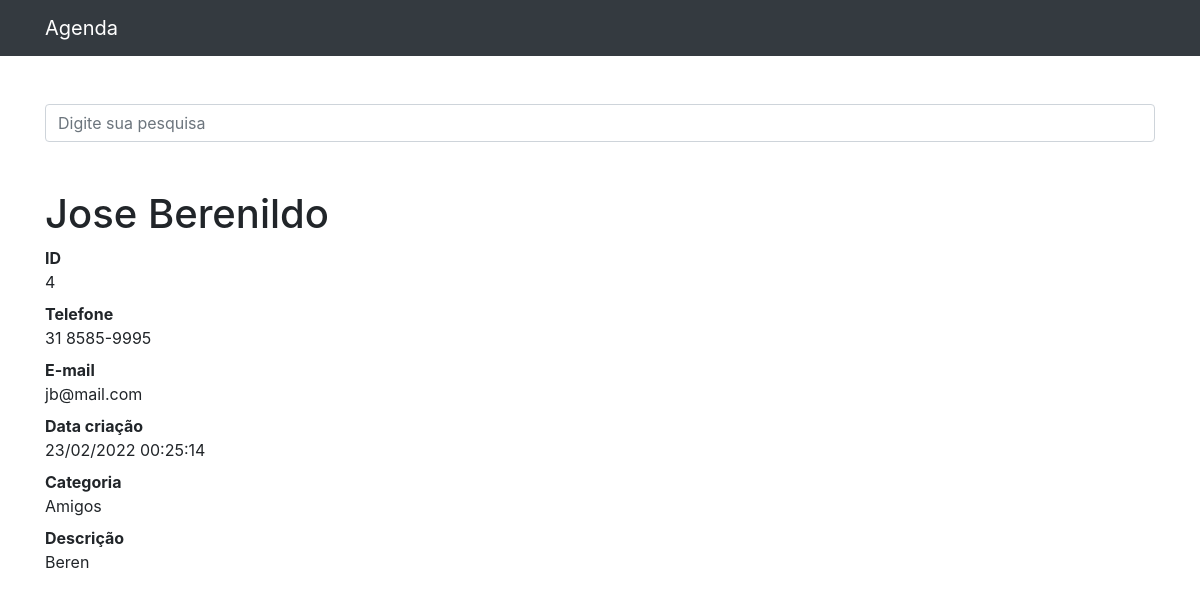
/4, run on the app's committed database.
### contatos/models.py (models this page shows, shortened)
class Contato(models.Model):
    nome = models.CharField(max_length=255)
    sobrenome = models.CharField(max_length=255, blank=True)
    telefone = models.CharField(max_length=15)
    email = models.CharField(max_length=255, blank=True)
    data_criacao = models.DateTimeField(default=timezone.now)
    descricao = models.TextField(blank=True)
    categoria = models.ForeignKey(Categoria, on_delete=models.DO_NOTHING)
    mostrar = models.BooleanField(default=True)

class Categoria(models.Model):
    nome = models.CharField(max_length=255)
    def __str__(self):
        return self.nome

### contatos/views.py (the view)
# urls.py: path('<int:contato_id>', views.ver_contato, name='ver_contato')
def ver_contato(request, contato_id):
    contato = get_object_or_404(Contato, id=contato_id)
    if not contato.mostrar:
        raise Http404
    return render(request, 'contatos/ver_contato.html', {
        'contato': contato
    })

### contatos/templates/contatos/ver_contato.html
{% extends 'base.html' %}
{% block conteudo %}
  <h1 class="mt-5">{{ contato.nome }} {{ contato.sobrenome }}</h1>
  <dl>
    <dt>ID</dt>
    <dd>{{ contato.id }}</dd>
    <dt>Telefone</dt>
    <dd>{{ contato.telefone }}</dd>
    <dt>E-mail</dt>
    <dd>{{ contato.email }}</dd>
    <dt>Data criação</dt>
    <dd>{{ contato.data_criacao|date:'d/m/Y H:i:s' }}</dd>
    <dt>Categoria</dt>
    <dd>{{ contato.categoria }}</dd>
    <dt>Descrição</dt>
    <dd>{{ contato.descricao }}</dd>
  </dl>
{% endblock %}

### data on the page
Contato: nome "Jose", sobrenome "Berenildo", id "4", telefone "31 8585-9995", email "jb@mail.com", data_criacao "23/02/2022 00:25:14", categoria "Amigos", descricao "Beren"
